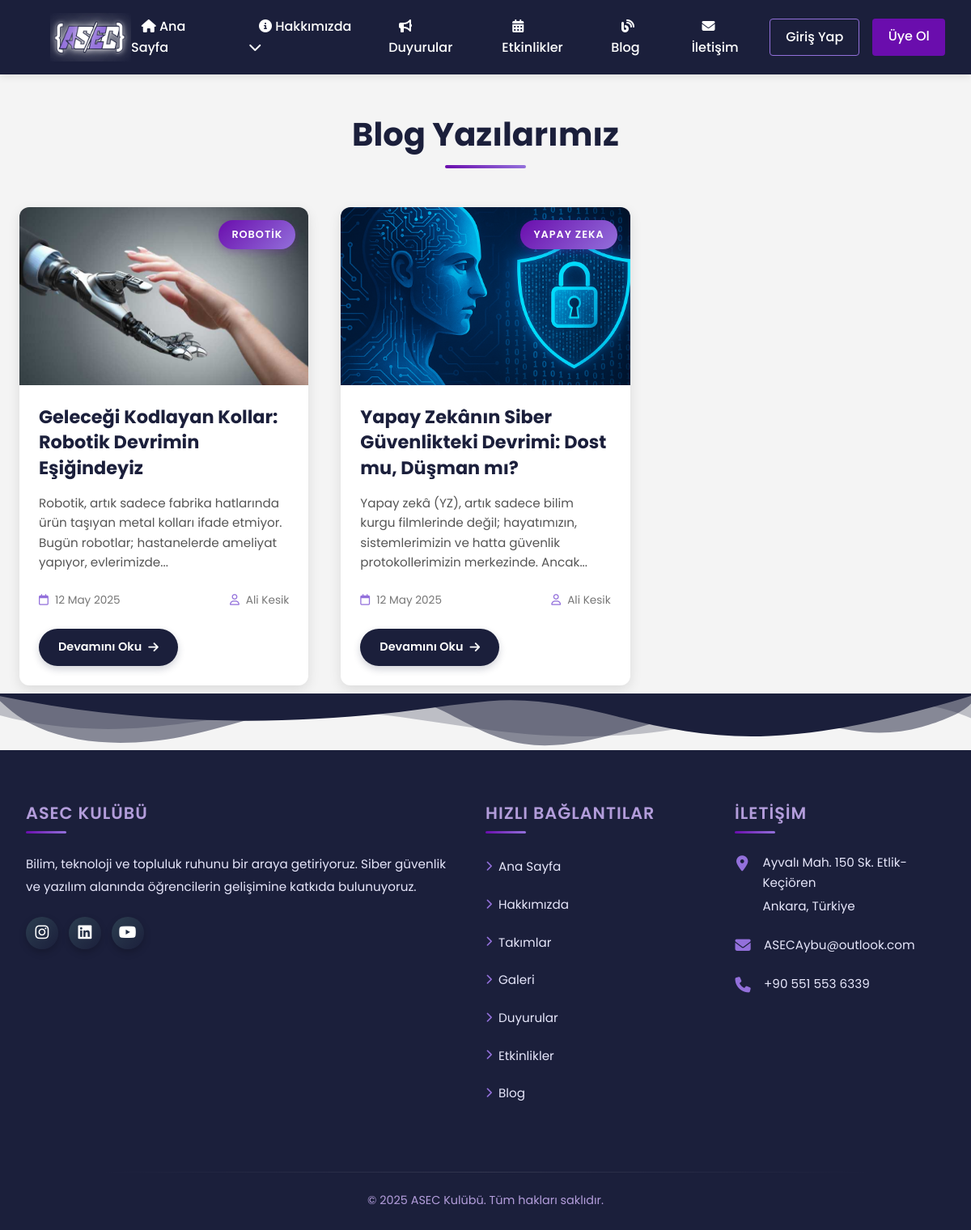
Screenshot of /blog.php with the database file from the repository.
### tables this page shows
CREATE TABLE `blog_posts` (
  `id` int(11) NOT NULL,
  `title` varchar(255) NOT NULL,
  `content` text NOT NULL,
  `image_url` varchar(255) DEFAULT NULL,
  `category` varchar(100) DEFAULT NULL,
  `author` varchar(100) DEFAULT NULL,
  `created_at` timestamp NOT NULL DEFAULT current_timestamp(),
  `updated_at` timestamp NOT NULL DEFAULT current_timestamp() ON UPDATE current_timestamp()
);

### blog.php (the view, shortened to what this page needs)
<?php
require_once 'admin/includes/config.php';
$sql = "SELECT * FROM blog_posts ORDER BY created_at DESC";
$result = mysqli_query($conn, $sql);
?>
<!DOCTYPE html>
<html lang="tr">
<head>
    <?php include 'includes/head-meta.php'; ?>
    <link rel="stylesheet" href="css/blog.css">
</head>
<body>
    <?php include 'header.php'; ?>
    <main>
        <div class="blog-container">
            <h2 class="page-title">Blog Yazılarımız</h2>
            <div class="blog-grid">
                <?php
                if (mysqli_num_rows($result) > 0) {
                    while($row = mysqli_fetch_assoc($result)) {
                        ?>
                        <article class="blog-card">
                            <div class="blog-image">
                                <img src="admin/<?php echo !empty($row['image_url']) ? htmlspecialchars($row['image_url']) : 'fotograflar/default-blog.jpg'; ?>" alt="<?php echo htmlspecialchars($row['title']); ?>">
                            </div>
                            <div class="category"><?php echo htmlspecialchars(!empty($row['category']) ? $row['category'] : 'Genel'); ?></div>
                            <div class="blog-content">
                                <h3><?php echo htmlspecialchars($row['title']); ?></h3>
                                <p class="blog-excerpt"><?php echo htmlspecialchars(substr(strip_tags($row['content']), 0, 150)) . '...'; ?></p>
                                <div class="blog-meta">
                                    <span class="date"><i class="far fa-calendar"></i> <?php echo date('d M Y', strtotime($row['created_at'])); ?></span>
                                    <span class="author"><i class="far fa-user"></i> <?php echo htmlspecialchars($row['author']); ?></span>
                                </div>
                                <a href="blog-detay.php?id=<?php echo $row['id']; ?>" class="read-more">Devamını Oku <i class="fas fa-arrow-right"></i></a>
                            </div>
                        </article>
                        <?php
                    }
                }
                ?>
            </div>
        </div>
    </main>
    <?php include 'footer.php'; ?>
</body>
</html>

### includes/head-meta.php (shortened to what this page needs)
<link rel="stylesheet" href="https://cdnjs.cloudflare.com/ajax/libs/font-awesome/6.4.2/css/all.min.css">
<link rel="stylesheet" href="css/reset.css">
<link rel="stylesheet" href="css/header.css">
<link rel="stylesheet" href="css/footer.css">

### header.php (shortened to what this page needs)
<header>
    <div class="header-container">
        <div class="logo">
            <a href="index.php">
                <img src="images/gallery/logo3.png" alt="ASEC Logo" id="site-logo">
            </a>
        </div>
        <nav>
            <ul class="nav-links">
                <li><a href="index"><i class="fas fa-home"></i> Ana Sayfa</a></li>
                <li class="dropdown">
                    <a href="#"><i class="fas fa-info-circle"></i> Hakkımızda <i class="fas fa-chevron-down"></i></a>
                </li>
                <li><a href="duyurular"><i class="fas fa-bullhorn"></i> Duyurular</a></li>
                <li><a href="etkinlikler"><i class="fas fa-calendar-alt"></i> Etkinlikler</a></li>
                <li><a href="blog"><i class="fas fa-blog"></i> Blog</a></li>
                <li><a href="iletisim"><i class="fas fa-envelope"></i> İletişim</a></li>
            </ul>
        </nav>
        <?php
            if (isset($_SESSION['user'])) {
        ?>
            <div class="auth-buttons">
                <a href="profilim" class="btn-login"><i class="fas fa-user"></i> Profilim</a>
                <a href="logout" class="btn-register"><i class="fas fa-sign-out-alt"></i> Çıkış Yap</a>
            </div>
        <?php } else { ?>
            <div class="auth-buttons">
                <a href="login" class="btn-login">Giriş Yap</a>
                <a href="register" class="btn-register">Üye Ol</a>
            </div>
        <?php } ?>
    </div>
</header>

### footer.php
<footer>
    <div class="footer-container">
        <div class="footer-section">
            <h3>ASEC Kulübü</h3>
            <p>Bilim, teknoloji ve topluluk ruhunu bir araya getiriyoruz. Siber güvenlik ve yazılım alanında öğrencilerin gelişimine katkıda bulunuyoruz.</p>
            <div class="social-links">
                <a href="https://www.instagram.com/asecaybu?igsh=MXdya2IxMnZ6ejQyeg==" class="social-link" target="_blank" rel="noopener noreferrer"><i class="fab fa-instagram"></i></a>
                <a href="https://www.linkedin.com/company/aybu-software-engineering-club/" class="social-link" target="_blank" rel="noopener noreferrer"><i class="fab fa-linkedin"></i></a>
                <a href="https://youtube.com/@asecaybu?si=P7D6UUyN6jX_oiYO" class="social-link" target="_blank" rel="noopener noreferrer"><i class="fab fa-youtube"></i></a>
            </div>
        </div>
        <div class="footer-section">
            <h3>Hızlı Bağlantılar</h3>
            <div class="footer-links">
                <a href="index"><i class="fas fa-chevron-right"></i> Ana Sayfa</a>
                <a href="hakkimizda"><i class="fas fa-chevron-right"></i> Hakkımızda</a>
                <a href="takimlar"><i class="fas fa-chevron-right"></i> Takımlar</a>
                <a href="galeri"><i class="fas fa-chevron-right"></i> Galeri</a>
                <a href="duyurular"><i class="fas fa-chevron-right"></i> Duyurular</a>
                <a href="etkinlikler"><i class="fas fa-chevron-right"></i> Etkinlikler</a>
                <a href="blog"><i class="fas fa-chevron-right"></i> Blog</a>
            </div>
        </div>
        <div class="footer-section">
            <h3>İletişim</h3>
            <div class="contact-info">
                <div class="contact-item">
                    <i class="fas fa-map-marker-alt"></i>
                    <div>
                        <p> Ayvalı Mah. 150 Sk. Etlik-Keçiören</p>
                        <p>Ankara, Türkiye</p>
                    </div>
                </div>
                <div class="contact-item">
                    <i class="fas fa-envelope"></i>
                    <div>
                        <p>ASECAybu@outlook.com</p>
                    </div>
                </div>
                <div class="contact-item">
                    <i class="fas fa-phone"></i>
                    <div>
                        <p>+90 551 553 6339</p>
                    </div>
                </div>
            </div>
        </div>
    </div>
    <div class="copyright">
        &copy; <?php echo date('Y'); ?> ASEC Kulübü. Tüm hakları saklıdır.
    </div>
</footer>

### css/header.css (style rules this page uses)
.header-container { background-color: #1B1F3B; color: #FFFFFF; padding: 1rem 2rem; display: flex; justify-content: space-between; align-items: center; position: sticky; top: 0; z-index: 1000; box-shadow: 0 2px 10px rgba(0, 0, 0, 0.1); }
.logo { display: flex; align-items: center; gap: 1rem; margin-left: 30px; }
.logo img { height: 60px; width: auto; object-fit: contain; }
nav { flex: 1; display: flex; justify-content: center; }
.nav-links { display: flex; gap: 1.5rem; }
.nav-links li a { color: #FFFFFF; font-weight: 500; padding: 0.5rem 0.8rem; border-radius: 4px; transition: all 0.3s ease; }
.dropdown { position: relative; }
.auth-buttons { display: flex; gap: 1rem; }
.btn-login, .btn-register { padding: 0.6rem 1.2rem; border-radius: 4px; font-weight: 500; transition: all 0.3s ease; }
.btn-login { background-color: transparent; border: 1px solid #9370DB; color: #FFFFFF; }
.btn-register { background-color: #6A0DAD; color: #FFFFFF; }

### css/footer.css (style rules this page uses)
footer { background-color: #1B1F3B; color: #FFFFFF; position: relative; padding: 0; }
footer::before { content: ''; position: absolute; top: -70px; left: 0; width: 100%; height: 70px; background-size: cover; background-repeat: no-repeat; z-index: 1; }
.footer-container { position: relative; max-width: 1200px; margin: 0 auto; padding: 4rem 2rem 2rem; display: grid; grid-template-columns: 2fr 1fr 1fr; gap: 3rem; z-index: 2; }
.footer-section h3 { color: #B39DDB; font-size: 1.3rem; font-weight: 600; margin-bottom: 1.5rem; position: relative; padding-bottom: 0.8rem; letter-spacing: 1px; text-transform: uppercase; }
.footer-section h3::after { content: ''; position: absolute; left: 0; bottom: 0; width: 50px; height: 3px; background: linear-gradient(90deg, #6A0DAD, #9370DB); border-radius: 2px; }
.footer-section p { margin-bottom: 1.5rem; line-height: 1.8; color: #E6E6FA; font-size: 0.95rem; }
.footer-links { display: flex; flex-direction: column; gap: 0.8rem; }
.footer-links a { color: #E6E6FA; transition: all 0.3s ease; display: flex; align-items: center; font-size: 0.95rem; padding: 0.3rem 0; }
.footer-links a i { margin-right: 0.5rem; font-size: 0.8rem; color: #9370DB; transition: all 0.3s ease; }
.social-links { display: flex; gap: 0.8rem; margin-top: 1.5rem; }
.social-links a { display: flex; align-items: center; justify-content: center; width: 40px; height: 40px; border-radius: 50%; background: linear-gradient(135deg, #2C3E50, #1B1F3B); color: #FFFFFF; font-size: 1.2rem; transition: all 0.3s ease; box-shadow: 0 4px 10px rgba(0, 0, 0, 0.2); position: relative; overflow: hidden; z-index: 1; }
.social-links a::before { content: ''; position: absolute; top: 0; left: 0; width: 100%; height: 100%; background: linear-gradient(135deg, #6A0DAD, #9370DB); z-index: -1; opacity: 0; transition: opacity 0.3s ease; }
.contact-info { display: flex; flex-direction: column; gap: 1.2rem; }
.contact-item { display: flex; align-items: flex-start; gap: 1rem; }
.contact-item i { color: #9370DB; font-size: 1.2rem; margin-top: 0.2rem; width: 20px; text-align: center; }
.contact-item div p { margin-bottom: 0.3rem; line-height: 1.6; }
.copyright { position: relative; text-align: center; padding: 1.5rem 0; margin-top: 3rem; color: #B39DDB; font-size: 0.9rem; z-index: 2; }
.copyright::before { content: ''; position: absolute; top: 0; left: 50%; transform: translateX(-50%); width: 80%; height: 1px; background: linear-gradient(90deg, transparent, rgba(255, 255, 255, 0.1), transparent); }

### rows the page displays
blog_posts: image_url (picture), category "ROBOTIK", title "Geleceği Kodlayan Kollar: Robotik Devrimin Eşiğindeyiz", content "Robotik, artık sadece fabrika hatlarında ürün taşıyan metal kolları ifade etmiyor. Bugün robotlar; hastanelerde ameliyat yapıyor, evlerimizde", created_at "12 May 2025", author "Ali Kesik"
blog_posts: image_url (picture), category "YAPAY ZEKA", title "Yapay Zekânın Siber Güvenlikteki Devrimi: Dost mu, Düşman mı?", content "Yapay zekâ (YZ), artık sadece bilim kurgu filmlerinde değil; hayatımızın, sistemlerimizin ve hatta güvenlik protokollerimizin merkezinde. Ancak", created_at "12 May 2025", author "Ali Kesik"
